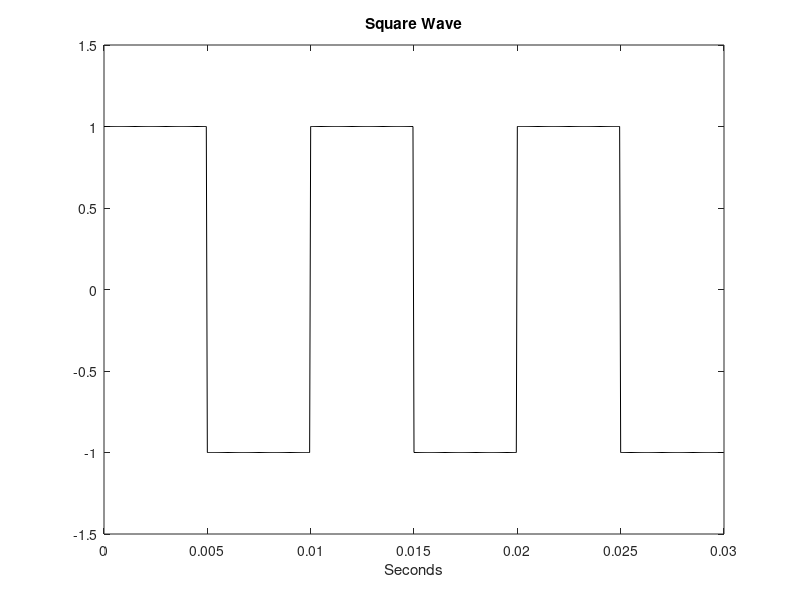

Reproduce this figure in MATLAB.
% Square Wave using builtin function
fy = 100;               % Signal frequency in Hz
wy = 2 * pi * fy;       % Signal frequency in rad/s
duy = 0.03;             % Signal duration in seconds
fs = 20000;             % Sampling frequency in Hz
tiv = 1 / fs;           % Time interval between samples
t = 0:tiv:(duy - tiv);  % Time interval set
y = square(wy * t);     % Signal data set
plot(t, y, 'k');        % Plots figure
axis([0 duy -1.5 1.5]);
xlabel('Seconds');
title('Square Wave');